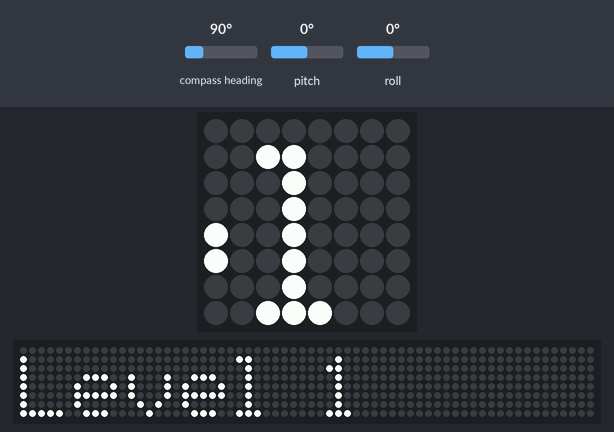
Bench run of a program on a simulated Raspberry Pi (BCM pin numbers) with a Sense HAT. Parts: the Sense HAT's 8×8 RGB LED matrix, a strip that is not on the board, showing the scrolling text unrolled. The test bench sets the inputs (shaded band); at power-on: pitch 0°, compass heading 90°, roll 0°. The 64×8 strip is a reading aid, not a part: it shows the text the matrix is scrolling, unrolled, one strip-width of it at a time; the Sense HAT reports a negative pitch or roll as 360° plus the angle; the clock reads 2024-03-15 10:24:30 at power-on unless the program sets it.

Above: at 3.09 s.
3.1 s: pitch set to -86°
At 4.6 s:
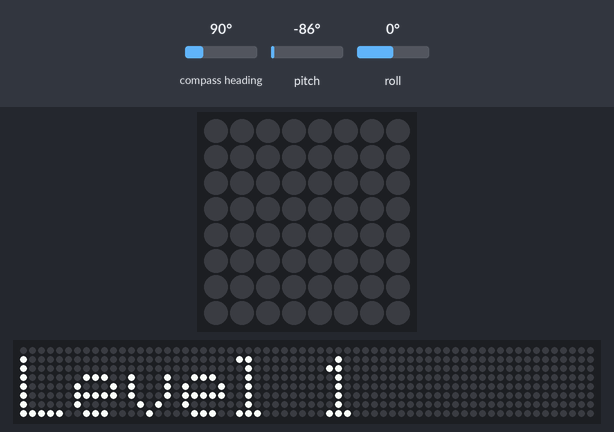
At 5.8 s:
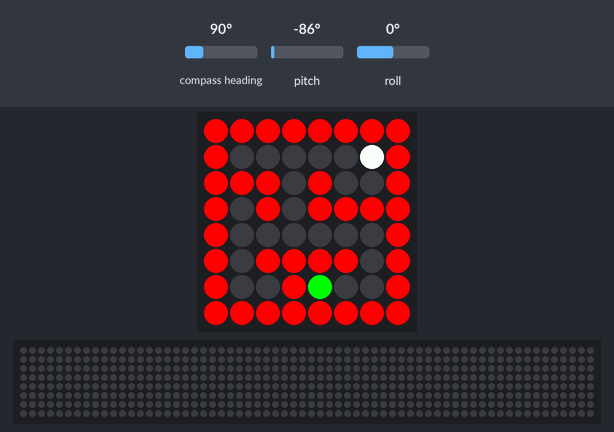
6.1 s: pitch set to 45°
At 7.7 s:
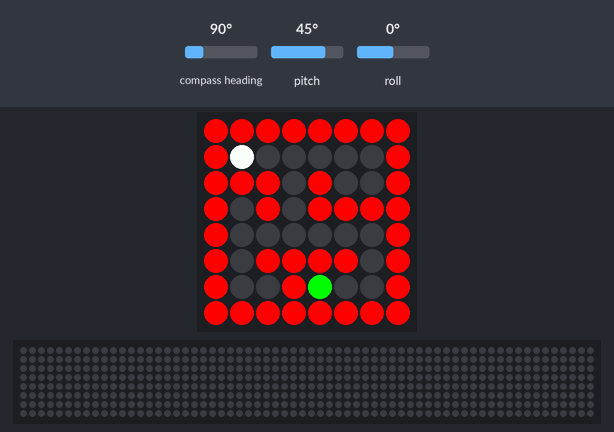

The program:

Tiltmaze_raspberrypi.py
```python
from sense_hat import SenseHat
from time import sleep, time

sense = SenseHat()
sense.clear()

r = (255, 0, 0)
g = (0, 255, 0)
b = (0, 0, 0)
w = (255, 255, 255)

def display_level(level):
    sense.show_message(f'Level {level}')

def play_level(maze):
    global game_over, x, y
    game_over = False
    start_time = time()
    lost = False

    while not game_over and not lost:
        move_marble()
        check_win(x, y)
        maze[y][x] = w
        sense.set_pixels(sum(maze, []))
        sleep(0.05)
        maze[y][x] = b

        elapsed_time = time() - start_time
        if elapsed_time > 10:
            sense.show_message('You Lose')
            lost = True
            return lost


    if not lost:
        sense.show_message('You Win')

def move_marble():
    global x, y

    pitch = sense.get_orientation()['pitch']
    roll = sense.get_orientation()['roll']

    new_x = x
    new_y = y

    if 1 < pitch < 179 and x != 0:
        new_x -= 1
    elif 359 > pitch > 179 and x != 7:
        new_x += 1

    if 1 < roll < 179 and y != 7:
        new_y += 1
    elif 359 > roll > 179 and y != 0:
        new_y -= 1
    x, y = check_wall(x, y, new_x, new_y)

def check_wall(x, y, new_x, new_y):
    if maze[new_y][new_x] != r:
        return new_x, new_y
    elif maze[new_y][x] != r:
        return x, new_y
    elif maze[y][new_x] != r:
        return new_x, y

    return x, y

def check_win(x, y):
    global game_over
    if maze[y][x] == g:
        game_over = True


levels = [
    [[r, r, r, r, r, r, r, r],
     [r, b, b, b, b, b, b, r],
     [r, r, r, b, r, b, b, r],
     [r, b, r, b, r, r, r, r],
     [r, b, b, b, b, b, b, r],
     [r, b, r, r, r, r, b, r],
     [r, b, b, r, g, b, b, r],
     [r, r, r, r, r, r, r, r]],

    [[b, r, r, r, r, r, b, r],
     [r, b, r, r, r, b, b, r],
     [r, r, b, r, b, r, r, r],
     [r, r, r, b, r, r, b, g],
     [r, r, b, r, b, r, b, r],
     [r, b, r, r, r, b, r, r],
     [b, r, r, r, b, r, b, r],
     [r, b, b, b, b, b, b, b]],

    [[b, r, r, r, r, r, r, b],
     [r, b, b, r, r, b, b, r],
     [r, r, b, r, r, b, b, r],
     [b, b, b, b, b, b, r, r],
     [b, b, b, b, b, b, r, g],
     [r, r, b, r, r, b, b, r],
     [r, b, b, r, r, b, b, b],
     [b, r, b, b, b, b, b, b]],

    [[r, b, b, b, b, r, r, r],
     [r, b, r, b, r, b, b, r],
     [b, r, r, b, r, b, b, r],
     [r, r, r, r, b, r, b, r],
     [b, r, r, b, r, b, r, r],
     [b, r, b, r, r, r, r, r],
     [r, b, r, b, r, b, r, g],
     [b, r, r, b, b, r, b, b]],
]
p=0
for i, maze in enumerate(levels, start=1):
    display_level(i)
    x = 1
    y = 1
    k=play_level(maze)
    if k == True:
        break
    p=i
sense.show_message("Score:"+str(p))
```
